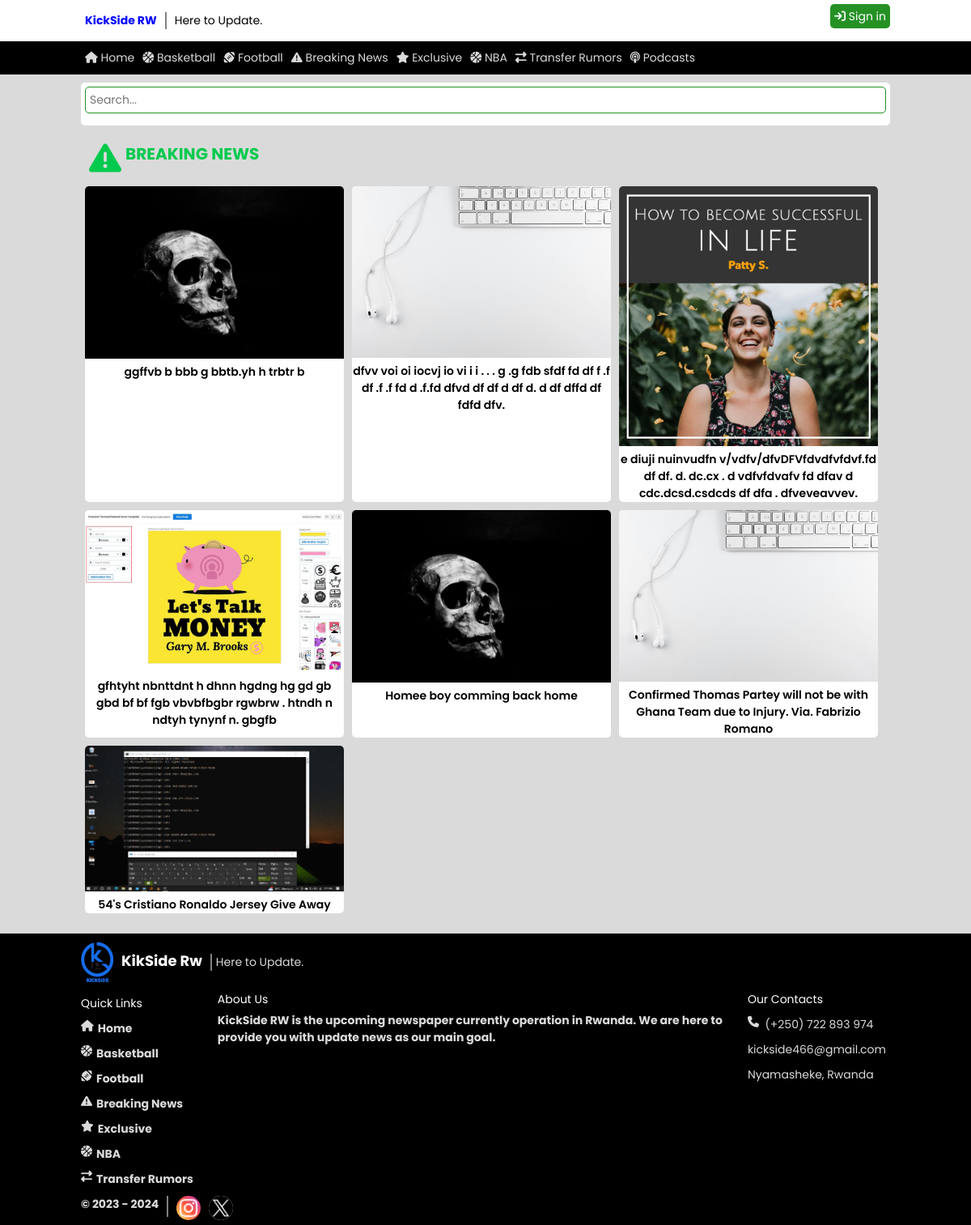
/clients/by-category.php?c=3, run on the app's committed database.
### tables this page shows
CREATE TABLE `genres` (
  `id` int(11) NOT NULL,
  `genre_name` varchar(255) NOT NULL,
  `genre_description` text NOT NULL,
  `genre_icon` varchar(255) NOT NULL
);

CREATE TABLE `categories` (
  `id` int(11) NOT NULL,
  `category_name` varchar(255) NOT NULL,
  `category_description` text NOT NULL,
  `genre` int(11) NOT NULL,
  `category_icon` varchar(255) NOT NULL
);

CREATE TABLE `news_articles_categories` (
  `id` int(11) NOT NULL,
  `article` int(11) NOT NULL,
  `category` int(11) NOT NULL,
  `date_of_exclusiveness` varchar(255) NOT NULL DEFAULT current_timestamp()
);

CREATE TABLE `news_articles` (
  `article_id` int(11) NOT NULL,
  `article_title` text NOT NULL,
  `article_overview` text NOT NULL,
  `article_poster` text NOT NULL,
  `article_full_details` text NOT NULL,
  `article_author` int(11) NOT NULL,
  `article_genre` int(11) NOT NULL,
  `article_publish_time` text NOT NULL DEFAULT current_timestamp()
);

### clients/by-category.php (the view, shortened to what this page needs)
<?php
include('../assets/php/global/server.php');
?>
<!DOCTYPE html>
<html lang="en">
<head>
    <link rel="stylesheet" href="https://cdnjs.cloudflare.com/ajax/libs/font-awesome/6.5.1/css/all.min.css"
 />
    <link rel="stylesheet" href="../assets/css/front-main.css">
</head>
<body>
    <div class="container">
        <?php
        include('../assets/php/clients/header.php');
        ?>
        <div class="g-container">
            <div class="cont">
                <?php
                include("../assets/php/clients/search-form.php");
                if (!isset($_GET['c'])) {
                    ?>
                    <div class="errorMsg">
                        No request sent to server.
                    </div>
                    <?php
                } else {
                    $cat = $_GET['c'];
                    $checkCatExists = mysqli_query($server, "SELECT * from categories
                            WHERE id= '$cat'
                        ");
                    if (mysqli_num_rows($checkCatExists) < 1) {
                        ?>
                        <div class="errorMsg">
                            Category is not found.
                        </div>
                        <?php
                    } else {
                        $dataCatExists = mysqli_fetch_array($checkCatExists);
                        $categoryName = $dataCatExists['category_name'];
                        $categoryIcon = $dataCatExists['category_icon'];
                        ?>
                        <div class="genre-title">
                            <div class="title">
                                <i class="fa <?php echo $categoryIcon; ?>"></i>
                                <div class="title-name">
                                    <span>
                                        <?php echo $categoryName; ?>
                                    </span>
                                </div>
                            </div>
                        </div>
                        <div class="genres-row">
                            <?php
                            $getCatArticles = mysqli_query($server, "SELECT * from
                                    news_articles_categories,
                                    news_articles
                                    WHERE
                                    news_articles.article_id = news_articles_categories.article
                                    AND category = '$cat'
                                    ORDER BY
                                    article_publish_time DESC
                            ");
                            if (mysqli_num_rows($getCatArticles) < 1) {
                                ?>
                                <div class="errorMsg">
                                    No articles found.
                                </div>
                                <?php
                            } else {
                                while ($dataCatArticles = mysqli_fetch_array($getCatArticles)) {
                                    ?>
                                    <a href="read.php?a=<?php echo $dataCatArticles['article_id'] ?>">
                                        <div class="img">
                                            <img src="../assets/articles/posters/<?php echo $dataCatArticles['article_poster']; ?>"
                                                alt="Image for <?php echo $dataCatArticles['article_title']; ?>">
                                        </div>
                                        <p>
                                            <?php echo $dataCatArticles['article_title']; ?>
                                        </p>
                                    </a>
                                    <?php
                                }
                            }
                            ?>
                        </div>
                        <?php
                    }
                }
                ?>
            </div>
        </div>
        <?php
        include('../assets/php/clients/footer.php');
        ?>
    </div>
</body>
</html>

### assets/php/clients/header.php
<header>
   <div class="top">
      <div class="cont">
         <div class="logo">
            <a href="../clients/index.php">KickSide RW</a>
            <div class="sep"></div>
            <p>
               Here to Update.
            </p>
         </div>
         <div class="buttons">
            <a href="../admins/signin.php" class="signin">
               <i class="fa fa-sign-in"></i>
               Sign in
            </a>
         </div>
      </div>
   </div>
   <nav>
      <div class="cont">
         <ul>
            <li>
               <a href="../clients/index.php" title="Home">
                  <i class="fa fa-house"></i>
                  <span>Home</span>
               </a>
            </li>
            <?php
            $getGenres = mysqli_query($server, "SELECT * from genres
                  ORDER BY genre_name ASC
               ");
            while ($dataGenre = mysqli_fetch_array($getGenres)) {
               ?>
               <li>
                  <a href="../clients/by-genre.php?g=<?php echo $dataGenre['id']; ?>" title="<?php echo $dataGenre['genre_name'] ?>">
                     <i class="fa <?php echo $dataGenre['genre_icon']; ?>"></i>
                     <span>
                        <?php echo $dataGenre['genre_name'] ?>
                     </span>
                  </a>
               </li>
               <?php
            }
            $getCategories = mysqli_query($server,"SELECT * from categories
               ORDER BY category_name ASC
            ");
            while($dataCategories = mysqli_fetch_array($getCategories)) {
               ?>
               <li>
                  <a href="../clients/by-category.php?c=<?php echo $dataCategories['id'];  ?>" title="<?php echo $dataCategories['category_name']; ?>">
                     <i class="fa <?php echo $dataCategories['category_icon'] ?>"></i>
                     <span>
                        <?php echo $dataCategories['category_name']; ?>
                     </span>
                  </a>
               </li>
               <?php
            }
            ?>
            <li>
               <a href="../clients/podcasts.php">
               <i class="fas fa-podcast"></i>
               <span>
                  Podcasts
               </span>
               </a>
            </li>
         </ul>
      </div>
   </nav>
</header>

### assets/php/clients/footer.php (shortened to what this page needs)
<footer>
    <div class="cont">
        <div class="footer-cont">
            <div class="brand">
                <img src="../assets/images/KickSide - logo.png" alt="THe KickSide Logo">
                <a href="../clients/index.php"> KikSide Rw</a>
                <div class="sep"></div>
                <p>
                    Here to Update.
                </p>
            </div>
            <div class="row">
                <div class="impo-links">
                    <h4>
                        Quick Links
                    </h4>
                    <div class="impo-cont">
                        <ul>
                            <li>
                                <a href="../clients/index.php" title="Home">
                                    <i class="fa fa-house"></i>
                                    <span>Home</span>
                                </a>
                            </li>
                            <?php
                            $getGenres = mysqli_query($server, "SELECT * from genres
                                ORDER BY genre_name ASC
                            ");
                            while ($dataGenre = mysqli_fetch_array($getGenres)) {
                                ?>
                                <li>
                                    <a href="../clients/by-genre.php?g=<?php echo $dataGenre['id']; ?>"
                                        title="<?php echo $dataGenre['genre_name'] ?>">
                                        <i class="fa <?php echo $dataGenre['genre_icon']; ?>"></i>
                                        <span>
                                            <?php echo $dataGenre['genre_name'] ?>
                                        </span>
                                    </a>
                                </li>
                                <?php
                            }
                            $getCategories = mysqli_query($server, "SELECT * from categories
                                ORDER BY category_name ASC
                            ");
                            while ($dataCategories = mysqli_fetch_array($getCategories)) {
                                ?>
                                <li>
                                    <a href="../clients/by-category.php?c=<?php echo $dataCategories['id']; ?>"
                                        title="<?php echo $dataCategories['category_name']; ?>">
                                        <i class="fa <?php echo $dataCategories['category_icon'] ?>"></i>
                                        <span>
                                            <?php echo $dataCategories['category_name']; ?>
                                        </span>
                                    </a>
                                </li>
                                <?php
                            }
                            ?>
                        </ul>
                    </div>
                </div>
                <div class="about">
                    <h4>
                        About Us
                    </h4>
                    <div class="about-cont">
                        <p>
                            KickSide RW is the upcoming newspaper currently operation in Rwanda.
                            We are here to provide you with update news as our main goal.
                        </p>
                    </div>
                </div>
                <div class="contacts">
                    <h4>
                        Our Contacts
                    </h4>
                    <div class="contact-cont">
                        <ul>
                            <li>
                                <a href="">
                                    <i class="fa fa-phone"></i>
                                    <p>
                                       &nbsp;  (+250) 722 893 974
                                    </p>
                                </a>
                            </li>
                            <li>
                                <a href="">
                                    <p>
                                        kickside466@gmail.com
                                    </p>
                                </a>
                            </li>
                            <li>
                                <a href="">
                                    <p>
                                        Nyamasheke, Rwanda
                                    </p>
                                </a>
                            </li>
                        </ul>
                    </div>
                </div>
            </div>
            <div class="socialncopy">
                <div class="copy">
                    &copy;
                    <?php
                    $currentYear = date("Y");
                    if ($currentYear > 2023) {
                        echo "2023 - " . $currentYear;
                    } else {
                        echo $currentYear;
                    }
                    ?>
                </div>
                <div class="sep"></div>
                <a href="https://www.instagram.com/kickside_rw" target="_blank">
                    <img src="../assets/images/instagram.png" alt="">
                </a>
                <a href="https://www.x.com/kickside_rw" target="_blank">
                    <img class="x" src="../assets/images/twitter.png" alt="">
                </a>
            </div>
        </div>
    </div>
</footer>

### assets/css/front-main.css (style rules this page uses)
* { margin: 0; padding: 0; font-family: Poppins; text-decoration: none; font-size: 14px; }
.cont { width: 1000px; margin: auto; }
body { background: #dadada; }
.container { width: 100; }
.container header .top { background: #fff; padding: 10px; }
.container header .top .cont { display: flex; flex-direction: row; flex-wrap: nowrap; }
.container header .top .cont .logo { display: flex; flex-direction: row; flex-wrap: nowrap; flex: 1; }
.container header .top .cont .logo a { text-decoration: none; color: blue; padding: 5px; font-weight: bold; }
.container header .top .cont .logo .sep { border-left: 2px solid gray; margin: 5px; }
.container header .top .cont .logo p { padding: 5px; }
.container header .top .cont .buttons .signin { background: #259125; padding: 5px; border-radius: 5px; color: #fff; }
.container header nav { background: #000; padding-top: 10px; padding-bottom: 10px; }
.container header nav ul { display: flex; flex-direction: row; flex-wrap: wrap; list-style: none; }
.container header nav ul li a { color: #dadada; padding: 5px; text-decoration: none; }
.g-container .genre-title { padding: 10px; }
.g-container .genre-title .title { display: flex; flex-direction: row; }
.g-container .genre-title .title i { font-size: 40px; color: #02ca4e; font-weight: bold; }
.g-container .genre-title .title span { font-size: 20px; padding: 5px; font-weight: bold; text-transform: uppercase; color: #02ca4e; }
.g-container .genres-row { display: flex; flex-direction: row; flex-wrap: wrap; }
.g-container .genres-row a { width: 32%; margin: 5px; color: #000; background: #fff; border-radius: 5px; }
.g-container .genres-row a img { width: 100%; border-top-right-radius: 5px; border-top-left-radius: 5px; }
.g-container .genres-row a p { text-align: center; font-weight: 600; }
footer { background: #000; margin-top: 20px; }
footer * { color: #dadada; }
footer .footer-cont .brand { display: flex; flex-direction: row; flex-wrap: nowrap; padding: 10px; padding-left: 0; }
footer .footer-cont .brand img { width: 40px; }
footer .footer-cont .brand a { color: #fff; font-size: 18px; font-weight: bold; padding: 10px; }
footer .footer-cont .brand .sep { border-left: 2px solid gray; margin: 15px; margin-left: 0; margin-right: 5px; }
footer .footer-cont .brand p { padding: 15px; padding-left: 0; }
footer .row { display: flex; flex-direction: row; flex-wrap: nowrap; }
footer .row h4 { color: #fff; font-weight: 400; margin-bottom: 5px; }
footer .row .impo-links { padding: 5px; padding-left: 0; flex: 1; }
footer .row .impo-links ul { display: flex; flex-direction: column; list-style: none; }
footer .row .impo-links ul li a { display: flex; flex-direction: row; padding: 5px; padding-left: 0; }
footer .row .impo-links ul li a i { font-size: 14px; }
footer .row .impo-links ul li a span { font-size: 14px; margin-left: 5px; font-weight: bold; }
footer .row .about { flex: 4; }
footer .row .about .about-cont p { font-weight: bold; }
footer .row .contacts .contact-cont ul { list-style: none; }
footer .row .contacts .contact-cont ul li a { padding: 5px; padding-left: 0; display: flex; flex-direction: row; }
footer .row .contacts .contact-cont ul li a i { font-size: 14px; }
footer .row .contacts .contact-cont ul li a p { font-size: 14px; }
footer .socialncopy { text-align: center; display: flex; flex-wrap: nowrap; }
footer .socialncopy .copy { font-weight: bold; }
footer .socialncopy .sep { border-left: 2px solid gray; margin: 10px; margin-top: 0; }
footer .socialncopy a { margin-right: 10px; }
footer .socialncopy a img { width: 30px; border-radius: 15px; }
footer .socialncopy a .x { background: #fff; }

### data on the page
genres: genre_name "Basketball"
genres: genre_name "Football"
categories: category_name "Breaking News", category_name "BREAKING NEWS"
categories: category_name "Exclusive"
categories: category_name "NBA"
categories: category_name "Transfer Rumors"
news_articles_categories: article.article_poster (picture), article.article_title "ggffvb b bbb g bbtb.yh h trbtr b"
news_articles_categories: article.article_poster (picture), article.article_title "dfvv voi oi iocvj io vi i i . . . g .g fdb sfdf fd df f .f df .f .f fd d .f.fd dfvd df df d df d. d df dffd df fdfd dfv."
news_articles_categories: article.article_poster (picture), article.article_title "e diuji nuinvudfn v/vdfv/dfvDFVfdvdfvfdvf.fd df df. d. dc.cx . d vdfvfdvafv fd dfav d cdc.dcsd.csdcds df dfa . dfveveavvev."
news_articles_categories: article.article_poster (picture), article.article_title "gfhtyht nbnttdnt h dhnn hgdng hg gd gb gbd bf bf fgb vbvbfbgbr rgwbrw . htndh n ndtyh tynynf n. gbgfb"
news_articles_categories: article.article_poster (picture), article.article_title "Homee boy comming back home"
news_articles_categories: article.article_poster (picture), article.article_title "Confirmed Thomas Partey will not be with Ghana Team due to Injury. Via. Fabrizio Romano"
news_articles_categories: article.article_poster (picture), article.article_title "54's Cristiano Ronaldo Jersey Give Away"
